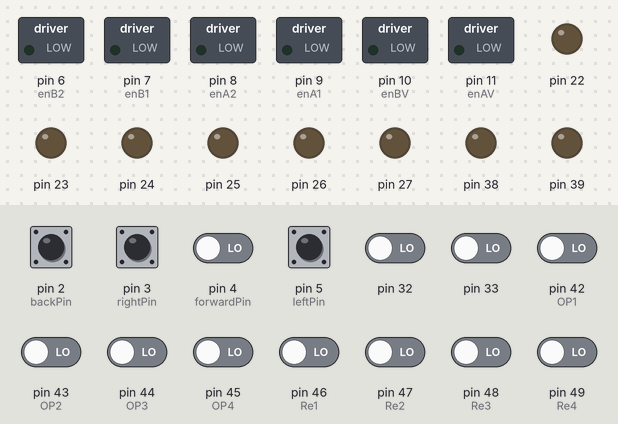
Simulated run of this sketch. Board: Arduino Mega 2560, built with avr-gcc and run on an emulated ATmega2560. On the bench: switched loads named in the sketch (green lamp = pin HIGH), output pins drawn as LEDs (lit = HIGH). The inputs (shaded band) are chosen by the test bench; at power-on: pin 2 (backPin), pin 3 (rightPin), pin 5 (leftPin) HIGH, pin 4 (forwardPin), pin 32, pin 33, pin 42 (OP1), pin 43 (OP2), pin 44 (OP3), pin 45 (OP4), pin 46 (Re1), pin 47 (Re2), pin 48 (Re3), pin 49 (Re4) LOW.

Above: at 1.2 s.
1.3 s: pin 42 (OP1) driven HIGH
At 2.5 s:
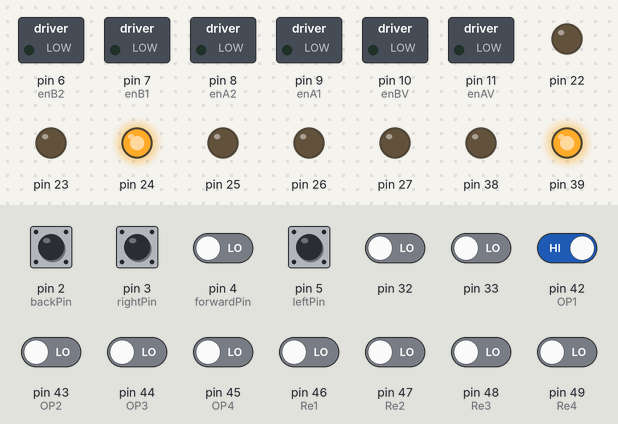
2.9 s: pin 32 driven HIGH
At 3.7 s:
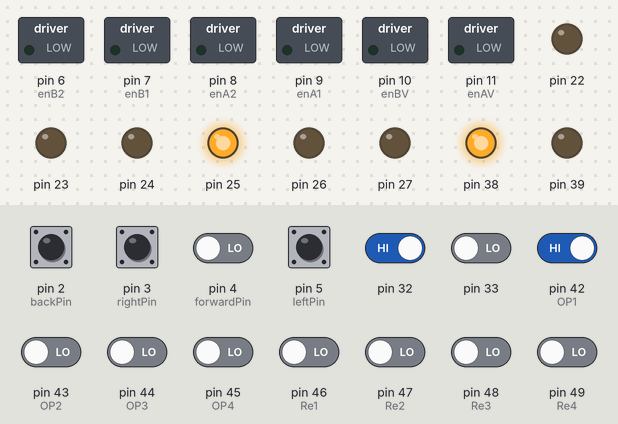
Timing chart, 0 to 5.9 s (numbered marks = the images above; inputs shaded):
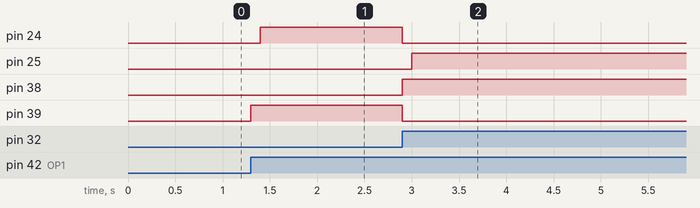

Measured:
- after the input at 1.3 s, pin 24: LOW → HIGH after 0.10 s; pin 39: LOW → HIGH at once
- after the input at 2.9 s, pin 24, pin 39: HIGH → LOW at once; pin 25: LOW → HIGH after 0.10 s; pin 38: LOW → HIGH at once

The sketch:

RAS-manual_Robot.ino
```cpp
#include "HW_interface.h"

uint_8 valueF,valueB,valueR,valueL;
uint_8 op1sw,op2sw,op3sw,op4sw;
void setup(){
  SetupOutput(6,11);SetupInput(3,5);
  SetupOutput(22,29);SetupInput(30,37);SetupInput(42,49);
  SetupOutput(38,39);
}
void loop(){
  /* For base Directions Drive */
  valueF=0,valueB=0,valueL=0,valueR=0;
  valueF=digitalRead(forwardPin);
  valueB=digitalRead(backPin);
  valueL=digitalRead(leftPin);
  valueR=digitalRead(rightPin);
  if(valueF==HIGH&&valueB==LOW&&valueL==LOW&&valueR==LOW){forward();/*while(valueF==HIGH&&valueB==LOW&&valueL==LOW&&valueR==LOW);*/}
  else{Stop();while(valueF==LOW&&valueB==LOW&&valueL==LOW&&valueR==LOW);}
  if(valueF==LOW&&valueB==HIGH&&valueL==LOW&&valueR==LOW){backward();/*while(valueF==LOW&&valueB==HIGH&&valueL==LOW&&valueR==LOW);*/}
  else{Stop();while(valueF==LOW&&valueB==LOW&&valueL==LOW&&valueR==LOW);}
  if(valueF==LOW&&valueB==LOW&&valueL==HIGH&&valueR==LOW){left();/*while(valueF==LOW&&valueB==LOW&&valueL==HIGH&&valueR==LOW);*/}
  else{Stop();while(valueF==LOW&&valueB==LOW&&valueL==LOW&&valueR==LOW);}
  if(valueF==LOW&&valueB==LOW&&valueL==LOW&&valueR==HIGH){right();/*while(valueF==LOW&&valueB==LOW&&valueL==LOW&&valueR==HIGH);*/}
  else{Stop();while(valueF==LOW&&valueB==LOW&&valueL==LOW&&valueR==LOW);}
  if(valueF==LOW&&valueB==LOW&&valueL==LOW&&valueR==LOW){Stop();/*while(valueF==LOW&&valueB==LOW&&valueL==LOW&&valueR==LOW);*/}
  else{Stop();while(valueF==LOW&&valueB==LOW&&valueL==LOW&&valueR==LOW);}

  /* For Operation Start */
  op1sw=0,op2sw=0,op3sw=0,op4sw=0;
  op1sw=digitalRead(OP1);
  op2sw=digitalRead(OP2);
  op3sw=digitalRead(OP3);
  op4sw=digitalRead(OP4);
  // Operation 1
  if(op1sw==HIGH){
    Gripper(Grip2,Catch);delay(100);
    UP(M21,M22,LSW21);Gripper(Grip1,Catch);Gripper(Grip2,Release);delay(100);
    Down(M21,M22,LSW22);}
  //Operation 2
  if(op2sw==HIGH){
    UP(M11,M12,LSW11);delay(2000);
  Gripper(Grip2,Catch);}
  //Operation 3
  if(op3sw==HIGH){
    Gripper(Grip3,Catch);delay(100);
    UP(M31,M32,LSW31);Gripper(Grip4,Catch);Gripper(Grip3,Release);delay(100);
    Down(M31,M32,LSW32);}
  //Operation 4
  if(op4sw==HIGH){
    UP(M41,M42,LSW41);delay(2000);
    Gripper(Grip3,Catch);}
  // Bulid Operations
  op1sw=0,op2sw=0,op3sw=0,op4sw=0;
  op1sw==digitalRead(Re1);
  op2sw==digitalRead(Re2);
  op3sw==digitalRead(Re3);
  op4sw==digitalRead(Re4);
  //Gripper 1 Release
  if (op1sw==HIGH){Gripper(Grip1,Release);}
  //Gripper 2 Release
  if (op2sw==HIGH){Gripper(Grip2,Release);}
  //Gripper 1 Release
  if (op3sw==HIGH){Gripper(Grip3,Release);}
  //Gripper 1 Release
  if (op4sw==HIGH){Gripper(Grip4,Release);}
}
```

HW_interface.h
```cpp
#include "Arduino.h"
#include "types.h"

      /* for base Drive */
// Define Base Motors
#define enAV 11
#define enBV 10
#define enA1 9
#define enA2 8
#define enB1 7
#define enB2 6
// Define Control Pins for base
#define forwardPin 4
#define backPin 2
#define leftPin 5
#define rightPin 3

      /* for lifters Drive */
// Define Lifters Motors
#define M11 22
#define M12 23
#define M21 24
#define M22 25

#define M31 26
#define M32 27
#define M41 28
#define M42 29
// Define Limit Switches
#define LSW11 30
#define LSW12 31
#define LSW21 32
#define LSW22 33

#define LSW31 34
#define LSW32 35
#define LSW41 36
#define LSW42 37
// Define Grippers
#define Grip1 38
#define Grip2 39
#define Grip3 40
#define Grip4 41
// Define Operations start pins
#define OP1 42
#define OP2 43
#define OP3 44
#define OP4 45
//Define Gripers Release Operations
#define Re1 46
#define Re2 47
#define Re3 48
#define Re4 49


/* Functions for Base Drive */
void forward(){
  analogWrite(enAV,255);
  analogWrite(enBV,255);
  digitalWrite(enA1,HIGH);digitalWrite(enA2,LOW);
  digitalWrite(enB1,HIGH);digitalWrite(enB2,LOW);}
void backward(){
  analogWrite(enAV,255);
  analogWrite(enBV,255);
  digitalWrite(enA1,LOW);digitalWrite(enA2,HIGH);
  digitalWrite(enB1,LOW);digitalWrite(enB2,HIGH);}
void left(){
  analogWrite(enAV,128);
  analogWrite(enBV,80);
  digitalWrite(enA1,HIGH);digitalWrite(enA2,LOW);
  digitalWrite(enB1,LOW);digitalWrite(enB2,HIGH);}
void right(){
  analogWrite(enAV,80);
  analogWrite(enBV,128);
  digitalWrite(enA1,LOW);digitalWrite(enA2,HIGH);
  digitalWrite(enB1,HIGH);digitalWrite(enB2,LOW);}
void Stop(){
  analogWrite(enAV,0);
  analogWrite(enBV,0);
  digitalWrite(enA1,LOW);digitalWrite(enA2,LOW);
  digitalWrite(enB1,LOW);digitalWrite(enB2,LOW);}

/* Functions for Operations */

static inline uint_16 End(uint_8 Mpos,uint_8 Mneg){
  digitalWrite(Mpos,LOW);digitalWrite(Mneg,LOW);}

uint_16 UP(uint_8 Mpos,uint_8 Mneg,uint_8 LSW) {
  uint_8 value=digitalRead(LSW);
  while(value==LOW){
    digitalWrite(Mpos,HIGH);digitalWrite(Mneg,LOW);
    value=digitalRead(LSW);}
    if(value==HIGH){End(Mpos,Mneg);}}

uint_16 Down(uint_8 Mpos,uint_8 Mneg,uint_8 LSW){
  uint_8 value=digitalRead(LSW);
  while(value==LOW){
    digitalWrite(Mpos,LOW);digitalWrite(Mneg,HIGH);
    value=digitalRead(LSW);}
    if(value==HIGH){End(Mpos,Mneg);}}

/* For Griper On\Off */
#define Gripper(GripPin,Case){digitalWrite(GripPin,Case);}
```

types.h
```cpp
#include "Arduino.h"

#define uint_8 unsigned char
#define uint_16 unsigned int
#define uint_32 unsigned long
#define Catch HIGH
#define Release LOW

#define SetupOutput(x,y) for(uint_8 i=x;i<=y;i++){pinMode (i,OUTPUT);} //to setup OUTPUT PINS
#define SetupInput(x,y) for(uint_8 i=x;i<=y;i++){pinMode (i,INPUT);}   //to setup INPUT PINS
```
